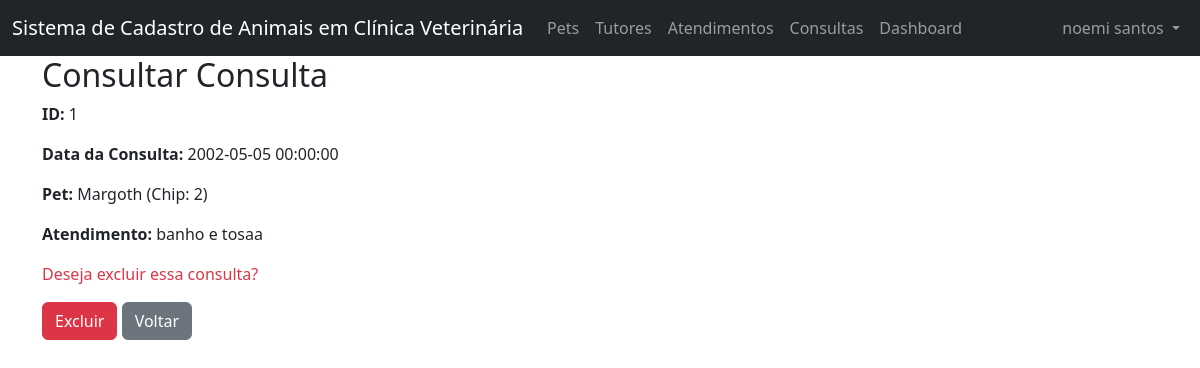
The app's page /projeto_p2/consultar_consulta.php?id=1 (signed in) with its own data.
### tables this page shows
CREATE TABLE `consulta` (
  `id_consulta` int(11) NOT NULL,
  `data_consulta` datetime DEFAULT NULL,
  `pets_chip` int(11) NOT NULL,
  `atendimento_id` int(11) NOT NULL
);

CREATE TABLE `pets` (
  `chip` int(11) NOT NULL,
  `nome_pet` varchar(45) DEFAULT NULL,
  `idade_pet` int(11) DEFAULT NULL,
  `raca_pet` varchar(45) DEFAULT NULL,
  `tutores_cpf` int(11) NOT NULL
);

CREATE TABLE `atendimento` (
  `id` int(11) NOT NULL,
  `nome` varchar(45) DEFAULT NULL,
  `descricao` varchar(45) DEFAULT NULL,
  `valor` decimal(5,2) DEFAULT NULL
);

### projeto_p2/consultar_consulta.php (the view, shortened to what this page needs)
<?php
require_once("cabecalho.php");
function consultarConsulta($id_consulta){
    require("conexao.php");
    try{
        $sql = "SELECT c.id_consulta, c.data_consulta, p.nome_pet, p.chip, a.descricao
                FROM consulta c
                INNER JOIN pets p ON p.chip = c.pets_chip
                INNER JOIN atendimento a ON a.id = c.atendimento_id
                WHERE c.id_consulta = ?";
        $stmt = $pdo->prepare($sql);
        $stmt->execute([$id_consulta]);
        $consulta = $stmt->fetch(PDO::FETCH_ASSOC);
        return $consulta;
    } catch(Exception $e){
        die("Erro ao consultar consulta: " . $e->getMessage());
    }
}
if($_SERVER['REQUEST_METHOD'] == 'POST'){
    $id_consulta = $_POST['id_consulta'];
    excluirConsulta($id_consulta);
} else {
    $consulta = consultarConsulta($_GET['id']);
}
?>
<h2>Consultar Consulta</h2>
<div class="mb-3">
    <p><b>ID:</b> <?= $consulta['id_consulta'] ?></p>
</div>
<div class="mb-3">
    <p><b>Data da Consulta:</b> <?= $consulta['data_consulta'] ?></p>
</div>
<div class="mb-3">
    <p><b>Pet:</b> <?= $consulta['nome_pet'] ?> (Chip: <?= $consulta['chip'] ?>)</p>
</div>
<div class="mb-3">
    <p><b>Atendimento:</b> <?= $consulta['descricao'] ?></p>
</div>
<form method="post">
    <p class="text-danger">Deseja excluir essa consulta?</p>
    <button type="submit" class="btn btn-danger">Excluir</button>
    <a href="consultas.php" class="btn btn-secondary">Voltar</a>
</form>
<?php require_once("rodape.php"); ?>

### records on screen
consulta: id_consulta "1", data_consulta "2002-05-05 00:00:00", pets_chip.nome_pet "Margoth", pets_chip.chip "2", atendimento.descricao "banho e tosaa"

### other values on screen
$_SESSION['usuario'] "noemi santos"
